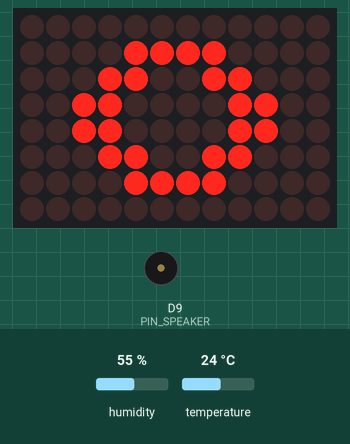
This sketch was run on a simulated Arduino Uno R4 WiFi. On the bench: 12×8 LED matrix, buzzer (waves = sounding). The test bench sets the inputs (shaded band); at power-on: humidity 55 %, temperature 24 °C. Nothing arrives over Bluetooth unless stated; a phone connects over Bluetooth LE 3 s after start; what the sketch prints to the serial monitor is not drawn.

Above: at 0.24 s.
At 9.84 s:
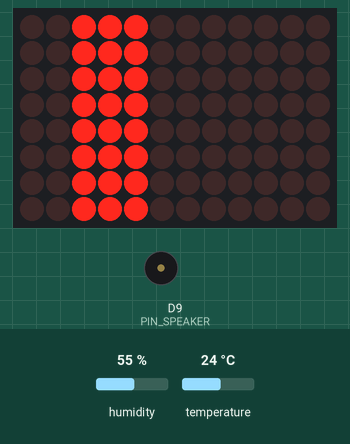
At 19.45 s:
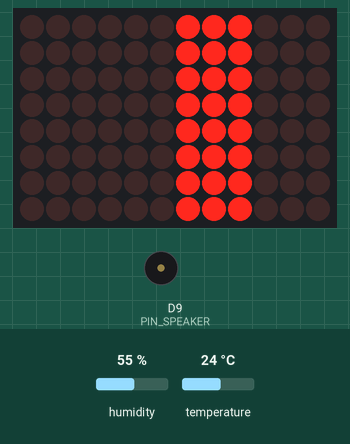
At 39.71 s:
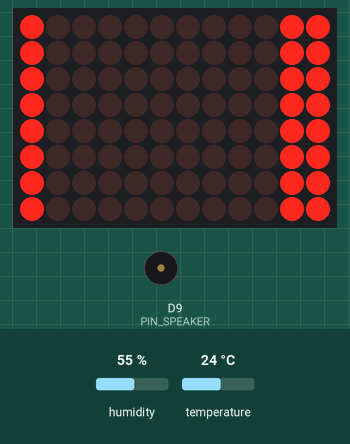
Timing chart, 0 to 40.0 s (numbered marks = the images above):
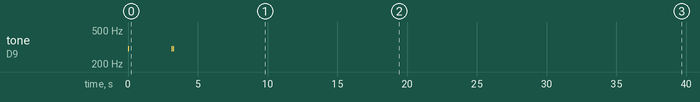

The sketch:

sketch_jun16a.ino
```cpp
#include <DHT.h>
#include <ArduinoBLE.h>
#include <Arduino_LED_Matrix.h>

constexpr uint8_t PIN_SPEAKER = 9;  // PWM pin
constexpr uint8_t PIN_DHT = 2;      // DATA
constexpr uint8_t DHT_TYPE = DHT11;

DHT dht(PIN_DHT, DHT_TYPE);
ArduinoLEDMatrix matrix;
BLEService tempService("1809");
BLEFloatCharacteristic tempChar("2A1C", BLERead | BLENotify);

const unsigned long WAIT_INTERVAL = 1000;  // ms
const unsigned long UI_PERIOD = 80;        // ms (animation frame)
unsigned long lastSensorMs = 0;
unsigned long lastUiMs = 0;

bool isConnected = false;
constexpr uint8_t ROWS = 8;
constexpr uint8_t COLS = 12;

const uint8_t idleFrames[][ROWS][COLS] PROGMEM = {
  { { 0, 0, 0, 0, 0, 0, 0, 0, 0, 0, 0, 0 },
    { 0, 0, 0, 0, 1, 1, 1, 1, 0, 0, 0, 0 },
    { 0, 0, 0, 1, 1, 0, 0, 1, 1, 0, 0, 0 },
    { 0, 0, 1, 1, 0, 0, 0, 0, 1, 1, 0, 0 },
    { 0, 0, 1, 1, 0, 0, 0, 0, 1, 1, 0, 0 },
    { 0, 0, 0, 1, 1, 0, 0, 1, 1, 0, 0, 0 },
    { 0, 0, 0, 0, 1, 1, 1, 1, 0, 0, 0, 0 },
    { 0, 0, 0, 0, 0, 0, 0, 0, 0, 0, 0, 0 } },

  { { 0, 0, 0, 0, 0, 1, 1, 0, 0, 0, 0, 0 },
    { 0, 0, 0, 1, 1, 0, 0, 1, 1, 0, 0, 0 },
    { 0, 0, 1, 1, 0, 0, 0, 0, 1, 1, 0, 0 },
    { 0, 1, 1, 0, 0, 0, 0, 0, 0, 1, 1, 0 },
    { 0, 1, 1, 0, 0, 0, 0, 0, 0, 1, 1, 0 },
    { 0, 0, 1, 1, 0, 0, 0, 0, 1, 1, 0, 0 },
    { 0, 0, 0, 1, 1, 0, 0, 1, 1, 0, 0, 0 },
    { 0, 0, 0, 0, 0, 1, 1, 0, 0, 0, 0, 0 } },

  { { 0, 0, 0, 0, 1, 0, 0, 1, 0, 0, 0, 0 },
    { 0, 0, 1, 1, 0, 0, 0, 0, 1, 1, 0, 0 },
    { 0, 1, 1, 0, 0, 0, 0, 0, 0, 1, 1, 0 },
    { 1, 1, 0, 0, 0, 0, 0, 0, 0, 0, 1, 1 },
    { 1, 1, 0, 0, 0, 0, 0, 0, 0, 0, 1, 1 },
    { 0, 1, 1, 0, 0, 0, 0, 0, 0, 1, 1, 0 },
    { 0, 0, 1, 1, 0, 0, 0, 0, 1, 1, 0, 0 },
    { 0, 0, 0, 0, 1, 0, 0, 1, 0, 0, 0, 0 } },

  { { 0, 0, 1, 1, 0, 0, 0, 0, 1, 1, 0, 0 },
    { 0, 1, 1, 0, 0, 0, 0, 0, 0, 1, 1, 0 },
    { 1, 1, 0, 0, 0, 0, 0, 0, 0, 0, 1, 1 },
    { 1, 0, 0, 0, 0, 0, 0, 0, 0, 0, 0, 1 },
    { 1, 0, 0, 0, 0, 0, 0, 0, 0, 0, 0, 1 },
    { 1, 1, 0, 0, 0, 0, 0, 0, 0, 0, 1, 1 },
    { 0, 1, 1, 0, 0, 0, 0, 0, 0, 1, 1, 0 },
    { 0, 0, 1, 1, 0, 0, 0, 0, 1, 1, 0, 0 } },

  { { 0, 1, 0, 0, 0, 0, 0, 0, 0, 0, 1, 0 },
    { 1, 1, 0, 0, 0, 0, 0, 0, 0, 0, 1, 1 },
    { 0, 0, 0, 0, 0, 0, 0, 0, 0, 0, 0, 0 },
    { 0, 0, 0, 0, 0, 1, 1, 0, 0, 0, 0, 0 },
    { 0, 0, 0, 0, 0, 1, 1, 0, 0, 0, 0, 0 },
    { 0, 0, 0, 0, 0, 0, 0, 0, 0, 0, 0, 0 },
    { 1, 1, 0, 0, 0, 0, 0, 0, 0, 0, 1, 1 },
    { 0, 1, 0, 0, 0, 0, 0, 0, 0, 0, 1, 0 } },

  { { 1, 0, 0, 0, 0, 0, 0, 0, 0, 0, 0, 1 },
    { 0, 0, 0, 0, 0, 1, 1, 0, 0, 0, 0, 0 },
    { 0, 0, 0, 0, 1, 1, 1, 1, 0, 0, 0, 0 },
    { 0, 0, 0, 1, 1, 0, 0, 1, 1, 0, 0, 0 },
    { 0, 0, 0, 1, 1, 0, 0, 1, 1, 0, 0, 0 },
    { 0, 0, 0, 0, 1, 1, 1, 1, 0, 0, 0, 0 },
    { 0, 0, 0, 0, 0, 1, 1, 0, 0, 0, 0, 0 },
    { 1, 0, 0, 0, 0, 0, 0, 0, 0, 0, 0, 1 } }
};

const uint8_t activeFrames[][ROWS][COLS] PROGMEM = {
  { { 1, 1, 1, 0, 0, 0, 0, 0, 0, 0, 0, 0 },
    { 1, 1, 1, 0, 0, 0, 0, 0, 0, 0, 0, 0 },
    { 1, 1, 1, 0, 0, 0, 0, 0, 0, 0, 0, 0 },
    { 1, 1, 1, 0, 0, 0, 0, 0, 0, 0, 0, 0 },
    { 1, 1, 1, 0, 0, 0, 0, 0, 0, 0, 0, 0 },
    { 1, 1, 1, 0, 0, 0, 0, 0, 0, 0, 0, 0 },
    { 1, 1, 1, 0, 0, 0, 0, 0, 0, 0, 0, 0 },
    { 1, 1, 1, 0, 0, 0, 0, 0, 0, 0, 0, 0 } },

  { { 0, 0, 1, 1, 1, 0, 0, 0, 0, 0, 0, 0 },
    { 0, 0, 1, 1, 1, 0, 0, 0, 0, 0, 0, 0 },
    { 0, 0, 1, 1, 1, 0, 0, 0, 0, 0, 0, 0 },
    { 0, 0, 1, 1, 1, 0, 0, 0, 0, 0, 0, 0 },
    { 0, 0, 1, 1, 1, 0, 0, 0, 0, 0, 0, 0 },
    { 0, 0, 1, 1, 1, 0, 0, 0, 0, 0, 0, 0 },
    { 0, 0, 1, 1, 1, 0, 0, 0, 0, 0, 0, 0 },
    { 0, 0, 1, 1, 1, 0, 0, 0, 0, 0, 0, 0 } },

  { { 0, 0, 0, 0, 1, 1, 1, 0, 0, 0, 0, 0 },
    { 0, 0, 0, 0, 1, 1, 1, 0, 0, 0, 0, 0 },
    { 0, 0, 0, 0, 1, 1, 1, 0, 0, 0, 0, 0 },
    { 0, 0, 0, 0, 1, 1, 1, 0, 0, 0, 0, 0 },
    { 0, 0, 0, 0, 1, 1, 1, 0, 0, 0, 0, 0 },
    { 0, 0, 0, 0, 1, 1, 1, 0, 0, 0, 0, 0 },
    { 0, 0, 0, 0, 1, 1, 1, 0, 0, 0, 0, 0 },
    { 0, 0, 0, 0, 1, 1, 1, 0, 0, 0, 0, 0 } },

  { { 0, 0, 0, 0, 0, 0, 1, 1, 1, 0, 0, 0 },
    { 0, 0, 0, 0, 0, 0, 1, 1, 1, 0, 0, 0 },
    { 0, 0, 0, 0, 0, 0, 1, 1, 1, 0, 0, 0 },
    { 0, 0, 0, 0, 0, 0, 1, 1, 1, 0, 0, 0 },
    { 0, 0, 0, 0, 0, 0, 1, 1, 1, 0, 0, 0 },
    { 0, 0, 0, 0, 0, 0, 1, 1, 1, 0, 0, 0 },
    { 0, 0, 0, 0, 0, 0, 1, 1, 1, 0, 0, 0 },
    { 0, 0, 0, 0, 0, 0, 1, 1, 1, 0, 0, 0 } },

  { { 0, 0, 0, 0, 0, 0, 0, 0, 1, 1, 1, 0 },
    { 0, 0, 0, 0, 0, 0, 0, 0, 1, 1, 1, 0 },
    { 0, 0, 0, 0, 0, 0, 0, 0, 1, 1, 1, 0 },
    { 0, 0, 0, 0, 0, 0, 0, 0, 1, 1, 1, 0 },
    { 0, 0, 0, 0, 0, 0, 0, 0, 1, 1, 1, 0 },
    { 0, 0, 0, 0, 0, 0, 0, 0, 1, 1, 1, 0 },
    { 0, 0, 0, 0, 0, 0, 0, 0, 1, 1, 1, 0 },
    { 0, 0, 0, 0, 0, 0, 0, 0, 1, 1, 1, 0 } },

  { { 1, 0, 0, 0, 0, 0, 0, 0, 0, 0, 1, 1 },
    { 1, 0, 0, 0, 0, 0, 0, 0, 0, 0, 1, 1 },
    { 1, 0, 0, 0, 0, 0, 0, 0, 0, 0, 1, 1 },
    { 1, 0, 0, 0, 0, 0, 0, 0, 0, 0, 1, 1 },
    { 1, 0, 0, 0, 0, 0, 0, 0, 0, 0, 1, 1 },
    { 1, 0, 0, 0, 0, 0, 0, 0, 0, 0, 1, 1 },
    { 1, 0, 0, 0, 0, 0, 0, 0, 0, 0, 1, 1 },
    { 1, 0, 0, 0, 0, 0, 0, 0, 0, 0, 1, 1 } }
};

void beep(uint8_t times = 1) {
  for (uint8_t i = 0; i < times; ++i) {
    tone(PIN_SPEAKER, 300, 80);
    delay(120);
  }
}

void setup() {
  Serial.begin(115200);
  while (!Serial) {
    delay(WAIT_INTERVAL);
  }
  Serial.println("Boot…");
  pinMode(PIN_SPEAKER, OUTPUT);
  beep();

  dht.begin();
  matrix.begin();

  if (!BLE.begin()) {
    Serial.println("BLE init failed");
    for (;;) {
      delay(WAIT_INTERVAL);
    }
  }
  BLE.setLocalName("Bodymeter Celsius");
  tempService.addCharacteristic(tempChar);
  BLE.addService(tempService);
  BLE.advertise();
  Serial.println("BLE advertising…");
}

void loop() {
  BLEDevice central = BLE.central();
  if (central && !isConnected) {
    isConnected = true;
    beep(2);
    Serial.print("Connected: ");
    Serial.println(central.address());
  }
  if (isConnected && !central.connected()) {
    isConnected = false;
    beep(3);
    Serial.println("Disconnected");
  }

  unsigned long now = millis();

  if (isConnected && now - lastSensorMs >= WAIT_INTERVAL) {
    lastSensorMs = now;
    float t = dht.readTemperature();  // °C
    if (!isnan(t)) {
      tempChar.writeValue(t);
      Serial.print("T=");
      Serial.println(t);
    }
  }

  if (now - lastUiMs >= UI_PERIOD) {
    lastUiMs = now;
    static uint8_t frameIdx = 0;

    if (isConnected) {
      matrix.loadPixels((uint8_t*)activeFrames[frameIdx], ROWS * COLS);
      frameIdx = (frameIdx + 1) % (sizeof(activeFrames) / sizeof(activeFrames[0]));
    } else {
      matrix.loadPixels((uint8_t*)idleFrames[frameIdx], ROWS * COLS);
      frameIdx = (frameIdx + 1) % (sizeof(idleFrames) / sizeof(idleFrames[0]));
    }
  }

  BLE.poll();
  delay(250);
}
```

Measured:
- by itself, tone on D9 (PIN_SPEAKER): goes 300 Hz 0.08 s, silent 3.0 s, 300 Hz 0.08 s, silent 0.04 s, 300 Hz 0.08 s, then silent
